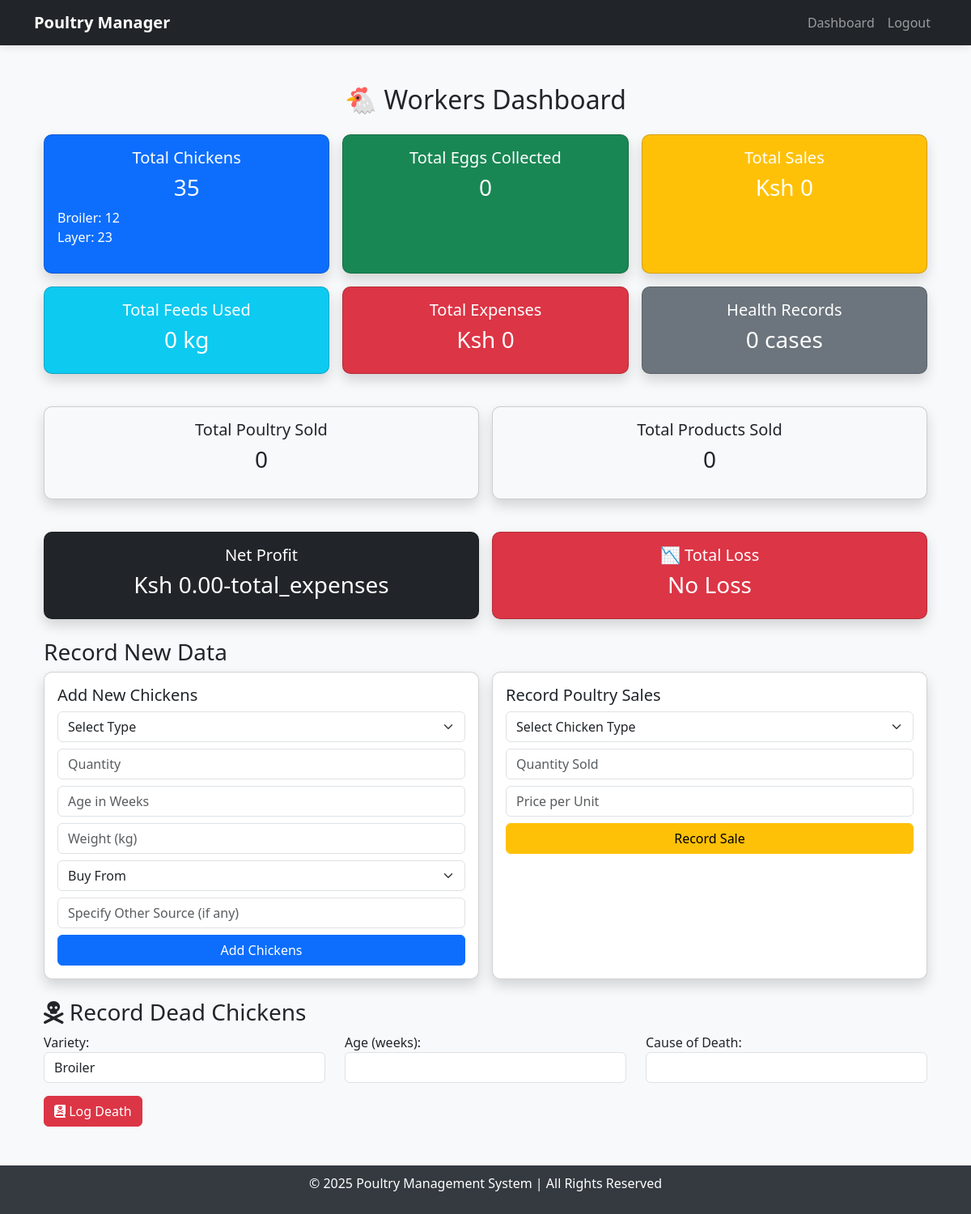
The page /dashboard/ (signed in) on the database its author committed.
### poultry/models.py (models this page shows, shortened)
class Chicken(models.Model):
    CATEGORY_CHOICES = [
        ('Broiler', 'Broiler'),
        ('Layer', 'Layer'),
        ('Kienyeji', 'Kienyeji'),
    ]
    BUY_FROM_CHOICES = [
        ('Local Hatch', 'Local Hatch'),
        ('Kukuchic', 'Kukuchic'),
        ('Kenchic', 'Kenchic'),
        ('Others', 'Others'),
    ]
    category = models.CharField(max_length=20, choices=CATEGORY_CHOICES)
    quantity = models.PositiveIntegerField()
    age_in_weeks = models.PositiveIntegerField()
    weight_kg = models.FloatField(null=True, blank=True)
    buy_from = models.CharField(max_length=50, choices=BUY_FROM_CHOICES)
    other_source = models.CharField(max_length=100, null=True, blank=True)
    date_added = models.DateField(auto_now_add=True)

### poultry/views.py (the view)
# urls.py: path('dashboard/', dashboard, name='dashboard'),
@login_required
def dashboard(request):
    chickens = Chicken.objects.values('category').annotate(total=Sum('quantity'))
    total_sales = Sale.objects.aggregate(total=Sum(F('price') * F('quantity')))['total'] or 0
    total_feeds = Feed.objects.aggregate(total=Sum('quantity_kg'))['total'] or 0
    context = {
        'total_chickens': sum(chicken['total'] for chicken in chickens),
        'chicken_types': chickens,
        'total_eggs': Egg.objects.aggregate(total=Sum('quantity'))['total'] or 0,
        'total_feeds': total_feeds,
        'total_sales': total_sales,
    }
    return render(request, 'poultry/dashboard.html', context)

### poultry/templates/poultry/dashboard.html (shortened to what this page needs)
{% extends 'base.html' %}
{% block content %}
<div class="container-fluid mt-4">
    <h2 class="text-center mb-4">🐔 Workers Dashboard</h2>
    <div class="row g-3">
        <div class="col-lg-4 col-md-6">
            <div class="card bg-primary text-white shadow h-100">
                <div class="card-body text-center">
                    <h5 class="card-title">Total Chickens</h5>
                    <h3>{{ total_chickens }}</h3>
                    <ul class="list-unstyled text-start">
                        {% for chicken in chicken_types %}
                            <li>{{ chicken.category }}: {{ chicken.total }}</li>
                        {% endfor %}
                    </ul>
                </div>
            </div>
        </div>
        <div class="col-lg-4 col-md-6">
            <div class="card bg-success text-white shadow h-100">
                <div class="card-body text-center">
                    <h5 class="card-title">Total Eggs Collected</h5>
                    <h3>{{ total_eggs }}</h3>
                </div>
            </div>
        </div>
        <div class="col-lg-4 col-md-6">
            <div class="card bg-warning text-white shadow h-100">
                <div class="card-body text-center">
                    <h5 class="card-title">Total Sales</h5>
                    <h3>Ksh {{ total_sales|default:"0" }}</h3>
                </div>
            </div>
        </div>
        <div class="col-lg-4 col-md-6">
            <div class="card bg-info text-white shadow h-100">
                <div class="card-body text-center">
                    <h5 class="card-title">Total Feeds Used</h5>
                    <h3>{{ total_feeds|default:"0" }} kg</h3>
                </div>
            </div>
        </div>
        <div class="col-lg-4 col-md-6">
            <div class="card bg-danger text-white shadow h-100">
                <div class="card-body text-center">
                    <h5 class="card-title">Total Expenses</h5>
                    <h3>Ksh {{ total_expenses|default:"0" }}</h3>
                </div>
            </div>
        </div>
        <div class="col-lg-4 col-md-6">
            <div class="card bg-secondary text-white shadow h-100">
                <div class="card-body text-center">
                    <h5 class="card-title">Health Records</h5>
                    <h3>{{ health_records|default:"0" }} cases</h3>
                </div>
            </div>
        </div>
    </div>
    <div class="row mt-4 g-3">
        <div class="col-lg-6">
            <div class="card bg-light shadow h-100">
                <div class="card-body text-center">
                    <h5 class="card-title">Total Poultry Sold</h5>
                    <h3>{{ total_poultry_sold|default:"0" }}</h3>
                </div>
            </div>
        </div>
        <div class="col-lg-6">
            <div class="card bg-light shadow h-100">
                <div class="card-body text-center">
                    <h5 class="card-title">Total Products Sold</h5>
                    <h3>{{ total_products_sold|default:"0" }}</h3>
                </div>
            </div>
        </div>
    </div>
    <div class="row mt-4 g-3">
        <div class="col-lg-6">
            <div class="card bg-dark text-white shadow h-100">
                <div class="card-body text-center">
                    <h5 class ="card-title">Net Profit</h5>
                    <h3>Ksh {{ total_sales|default:"0"|floatformat:2|add:"-total_expenses"|default:"0.00" }}</h3>
                </div>
            </div>
        </div>
        <div class="col-lg-6">
            <div class="card bg-danger text-white shadow h-100">
                <div class="card-body text-center">
                    <h5 class="card-title">📉 Total Loss</h5>
                    <h3>
                        {% if total_sales < total_expenses %}
                            Ksh {{ total_expenses|default:"0"|floatformat:2|add:"-total_sales"|default:"0.00" }}
                        {% else %}
                            No Loss
                        {% endif %}
                    </h3>
                </div>
            </div>
        </div>
    </div>
    <h3 class="mt-4"> Record New Data</h3>
    <div class="row g-3">
        <div class="col-md-6">
            <div class="card shadow h-100">
                <div class="card-body">
                    <h5 class="card-title">Add New Chickens</h5>
                    <form method="POST" action="{% url 'add_chicken' %}">
                        <select name="chicken_type" class="form-select mb-2" required>
                            <option value="" disabled selected>Select Type</option>
                        </select>
                        <input type="number" name="quantity" class="form-control mb-2" placeholder="Quantity" required>
                        <input type="number" name="age_in_weeks" class="form-control mb-2" placeholder="Age in Weeks" required>
                        <input type="number" name="weight_kg" class="form-control mb-2" placeholder="Weight (kg)" step="0.1" required>
                        <select name="buy_from" class="form-select mb-2" required>
                            <option value="" disabled selected>Buy From</option>
                        </select>
                        <input type="text" name="other_source" class="form-control mb-2" placeholder="Specify Other Source (if any)">
                        <button type="submit" class="btn btn-primary w-100">Add Chickens</button>
                    </form>
                </div>
            </div>
        </div>
        <div class="col-md-6">
            <div class="card shadow h-100">
                <div class="card-body">
                    <h5 class="card-title">Record Poultry Sales</h5>
                    <form method="POST" action="{% url 'record_poultry_sale' %}">
                        <select name="chicken" class="form-select mb-2" required>
                            <option value="" disabled selected>Select Chicken Type</option>
                        </select>
                        <input type="number" name="quantity" class="form-control mb-2" placeholder="Quantity Sold" required>
                        <input type="number" name="price" class="form-control mb-2" placeholder="Price per Unit" required>
                        <button type="submit" class="btn btn-warning w-100">Record Sale</button>
                    </form>
                </div>
            </div>
        </div>
    </div>
    <h3 class="mt-4"><i class="fas fa-skull-crossbones"></i> Record Dead Chickens</h3>
    <form method="POST" action="{% url 'log_dead_chicken' %}">
        <div class="row">
            <div class="col-md-4">
                <label for="dead_category">Variety:</label>
                <select name="dead_category" class="form-control">
                    <option value="Broiler">Broiler</option>
                </select>
            </div>
            <div class="col-md-4">
                <label for=" age">Age (weeks):</label>
                <input type="number" name="age" class="form-control" required>
            </div>
            <div class="col-md-4">
                <label for="cause">Cause of Death:</label>
                <input type="text" name="cause" class="form-control" required>
            </div>
        </div>
        <button type="submit" class="btn btn-danger mt-3"><i class="fas fa-book-dead"></i> Log Death</button>
    </form>
</div>
{% endblock %}

### poultry/templates/base.html (style rules this page uses)
body { display: flex; flex-direction: column; min-height: 100vh; background-color: #f8f9fa; }
.card { border-radius: 10px; transition: transform 0.2s; }

### rows shown on the page
Chicken: category "Broiler", total "12"
Chicken: category "Layer", total "23"

### other values the page prints
{{ total_chickens }} "35"
{{ total_eggs }} "0"
{{ total_sales|default:"0" }} "0"
{{ total_feeds|default:"0" }} "0"
{{ total_expenses|default:"0" }} "0"
{{ health_records|default:"0" }} "0"
{{ total_poultry_sold|default:"0" }} "0"
{{ total_products_sold|default:"0" }} "0"
